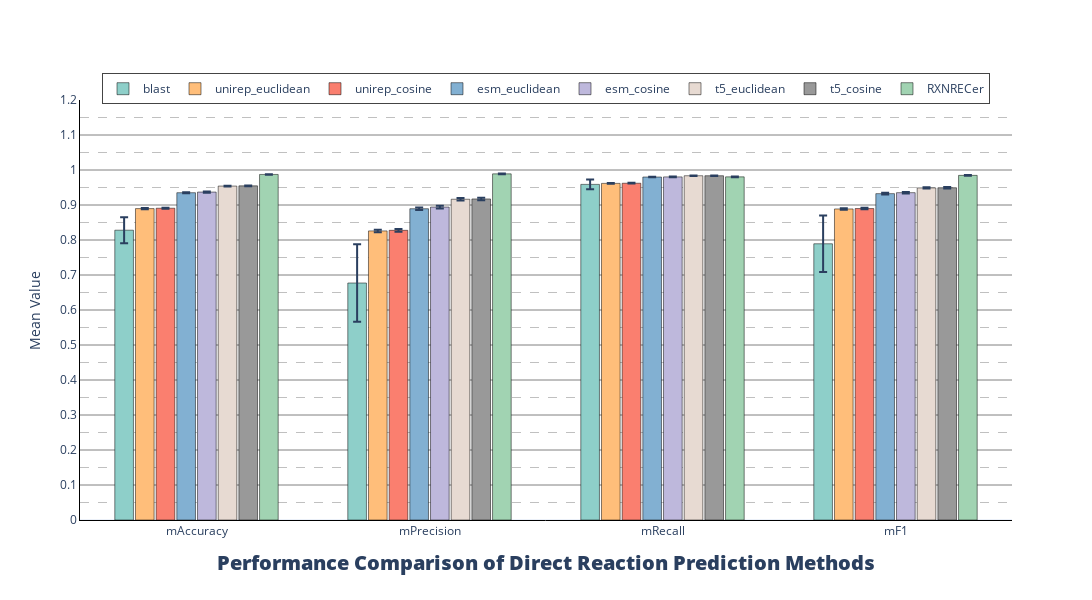

The notebook cell saved with this chart:
### Code cell
evTools.show_ec_methods_10_eva_fig(res_metrics_data=res_std_direct)

### Figure 1 — Plotly figure (JSON) as saved in the notebook; plotly's stock layout.template omitted (floating-point values rounded to 4 significant figures)
{"data": [{"error_y": {"array": [0.03736, 0.1106, 0.01417, 0.08094], "type": "data", "visible": true}, "marker": {"color": "#8ECFC9", "line": {"color": "black", "width": 0.5}}, "name": "blast", "type": "bar", "width": 0.08, "x": ["mAccuracy", "mPrecision", "mRecall", "mF1"], "y": [0.828, 0.6771, 0.9589, 0.7892]}, {"error_y": {"array": [0.001506, 0.003642, 0.001047, 0.002087], "type": "data", "visible": true}, "marker": {"color": "#FFBE7A", "line": {"color": "black", "width": 0.5}}, "name": "unirep_euclidean", "type": "bar", "width": 0.08, "x": ["mAccuracy", "mPrecision", "mRecall", "mF1"], "y": [0.8897, 0.826, 0.9618, 0.8887]}, {"error_y": {"array": [0.00159, 0.00386, 0.00104, 0.002254], "type": "data", "visible": true}, "marker": {"color": "#FA7F6F", "line": {"color": "black", "width": 0.5}}, "name": "unirep_cosine", "type": "bar", "width": 0.08, "x": ["mAccuracy", "mPrecision", "mRecall", "mF1"], "y": [0.8908, 0.8276, 0.9622, 0.8898]}, {"error_y": {"array": [0.001567, 0.003587, 0.0009123, 0.002193], "type": "data", "visible": true}, "marker": {"color": "#82B0D2", "line": {"color": "black", "width": 0.5}}, "name": "esm_euclidean", "type": "bar", "width": 0.08, "x": ["mAccuracy", "mPrecision", "mRecall", "mF1"], "y": [0.9351, 0.8894, 0.9799, 0.9325]}, {"error_y": {"array": [0.001635, 0.003874, 0.0008782, 0.002274], "type": "data", "visible": true}, "marker": {"color": "#BEB8DC", "line": {"color": "black", "width": 0.5}}, "name": "esm_cosine", "type": "bar", "width": 0.08, "x": ["mAccuracy", "mPrecision", "mRecall", "mF1"], "y": [0.9369, 0.8941, 0.9803, 0.9352]}, {"error_y": {"array": [0.0009762, 0.003473, 0.0004789, 0.001863], "type": "data", "visible": true}, "marker": {"color": "#E7DAD2", "line": {"color": "black", "width": 0.5}}, "name": "t5_euclidean", "type": "bar", "width": 0.08, "x": ["mAccuracy", "mPrecision", "mRecall", "mF1"], "y": [0.9541, 0.9165, 0.9836, 0.9488]}, {"error_y": {"array": [0.001037, 0.003636, 0.0004815, 0.00197], "type": "data", "visible": true}, "marker": {"color": "#999999", "line": {"color": "black", "width": 0.5}}, "name": "t5_cosine", "type": "bar", "width": 0.08, "x": ["mAccuracy", "mPrecision", "mRecall", "mF1"], "y": [0.9546, 0.9173, 0.9836, 0.9493]}, {"error_y": {"array": [0.0005756, 0.0008772, 0.001319, 0.0009571], "type": "data", "visible": true}, "marker": {"color": "#A1D3B2", "line": {"color": "black", "width": 0.5}}, "name": "RXNRECer", "type": "bar", "width": 0.08, "x": ["mAccuracy", "mPrecision", "mRecall", "mF1"], "y": [0.9873, 0.989, 0.9804, 0.9847]}], "layout": {"bargap": 0.29, "barmode": "group", "height": 600, "legend": {"borderwidth": 1, "orientation": "h", "tracegroupgap": 2, "x": 0.5, "xanchor": "center", "y": 0.99, "yanchor": "bottom"}, "title": {"font": {"size": 20, "weight": 1000}, "text": "Performance Comparison of Direct Reaction Prediction Methods", "x": 0.5, "xanchor": "center", "y": 0.05}, "width": 1600, "xaxis": {"linecolor": "#000000", "linewidth": 1, "showline": true}, "yaxis": {"dtick": 0.1, "gridcolor": "gray", "gridwidth": 1, "linecolor": "black", "linewidth": 1, "minor": {"dtick": 0.05, "gridcolor": "gray", "griddash": "dash", "gridwidth": 0.5, "showgrid": true}, "range": [0, 1.2], "showgrid": true, "showline": true, "title": {"text": "Mean Value"}}}}
